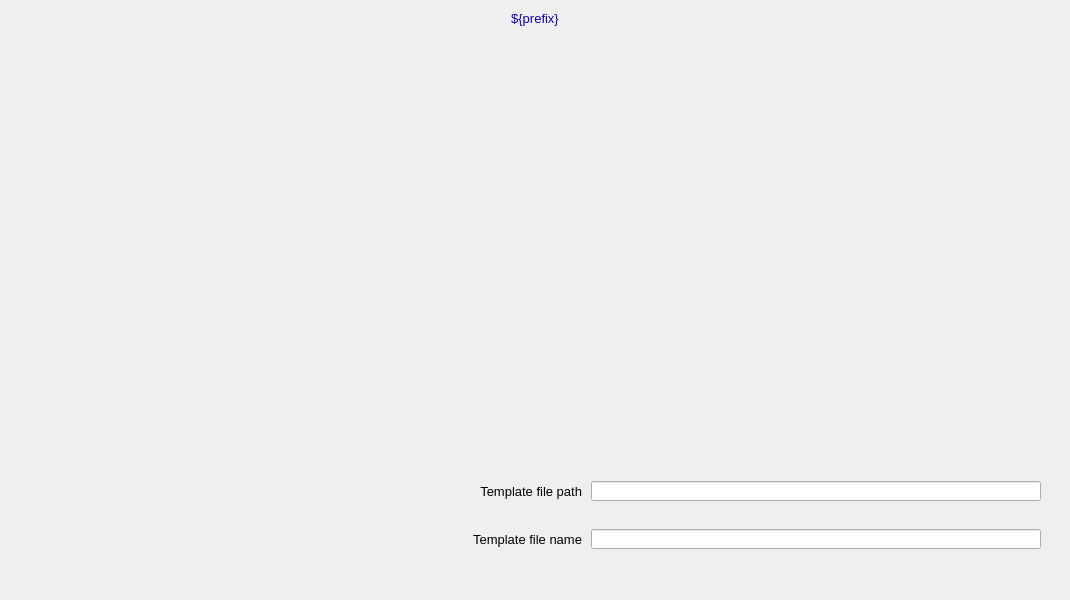
<?xml version="1.0" ?>
<ui version="4.0">
  <class>Dialog</class>
  <widget class="QWidget" name="screen">
    <property name="geometry">
      <rect>
        <x>236</x>
        <y>152</y>
        <width>1070</width>
        <height>600</height>
      </rect>
    </property>
    <property name="styleSheet">
      <string notr="true">QWidget#screen {
  color: rgb(0, 0, 0);
  background-color: rgb(187, 187, 187);
  }</string>
    </property>
    <property name="windowTitle">
      <string>NDFileNexus</string>
    </property>
    <widget class="PyDMDrawingRectangle" name="rectangle">
      <property name="geometry">
        <rect>
          <x>0</x>
          <y>5</y>
          <width>1070</width>
          <height>26</height>
        </rect>
      </property>
      <property name="brush" stdset="0">
        <brush brushstyle="SolidPattern">
          <color alpha="255">
            <red>218</red>
            <green>218</green>
            <blue>218</blue>
          </color>
        </brush>
      </property>
      <property name="penStyle" stdset="0">
        <enum>Qt::SolidLine</enum>
      </property>
      <property name="penColor" stdset="0">
        <color>
          <red>218</red>
          <green>218</green>
          <blue>218</blue>
        </color>
      </property>
      <property name="penWidth" stdset="0">
        <double>0</double>
      </property>
      <property name="penCapStyle" stdset="0">
        <enum>Qt::FlatCap</enum>
      </property>
      <property name="toolTip">
        <string>rectangle</string>
      </property>
    </widget>
    <widget class="QLabel" name="text">
      <property name="geometry">
        <rect>
          <x>0</x>
          <y>6</y>
          <width>1070</width>
          <height>25</height>
        </rect>
      </property>
      <property name="text">
        <string>${prefix}</string>
      </property>
      <property name="font" stdset="0">
        <font>
          <pointsize>10</pointsize>
        </font>
      </property>
      <property name="brush" stdset="0">
        <brush brushstyle="SolidPattern">
          <color alpha="255">
            <red>10</red>
            <green>0</green>
            <blue>184</blue>
          </color>
        </brush>
      </property>
      <property name="toolTip">
        <string>text</string>
      </property>
      <property name="alignment">
        <set>Qt::AlignCenter</set>
      </property>
      <property name="styleSheet">
        <string notr="true">QLabel#text {
  color: rgb(10, 0, 184);
  }</string>
      </property>
    </widget>
    <widget class="PyDMEmbeddedDisplay" name="composite">
      <property name="geometry">
        <rect>
          <x>5</x>
          <y>40</y>
          <width>380</width>
          <height>555</height>
        </rect>
      </property>
      <property name="toolTip">
        <string>composite</string>
      </property>
      <property name="filename" stdset="0">
        <string>PluginBase_V33.ui</string>
      </property>
    </widget>
    <widget class="PyDMDrawingRectangle" name="rectangle_1">
      <property name="geometry">
        <rect>
          <x>589</x>
          <y>454</y>
          <width>470</width>
          <height>100</height>
        </rect>
      </property>
      <property name="brush" stdset="0">
        <brush brushstyle="SolidPattern">
          <color alpha="255">
            <red>253</red>
            <green>0</green>
            <blue>0</blue>
          </color>
        </brush>
      </property>
      <property name="penStyle" stdset="0">
        <enum>Qt::SolidLine</enum>
      </property>
      <property name="penColor" stdset="0">
        <color>
          <red>253</red>
          <green>0</green>
          <blue>0</blue>
        </color>
      </property>
      <property name="penWidth" stdset="0">
        <double>0</double>
      </property>
      <property name="penCapStyle" stdset="0">
        <enum>Qt::FlatCap</enum>
      </property>
      <property name="rules" stdset="0">
        <string>[{&quot;name&quot;: &quot;visibility&quot;, &quot;property&quot;: &quot;Visible&quot;, &quot;channels&quot;: [{&quot;channel&quot;: &quot;${prefix}FileTemplateValid&quot;, &quot;trigger&quot;: true}], &quot;expression&quot;: &quot;ch[0]&quot;}]</string>
      </property>
      <property name="toolTip">
        <string>rectangle_1</string>
      </property>
    </widget>
    <widget class="PyDMDrawingRectangle" name="rectangle_2">
      <property name="geometry">
        <rect>
          <x>390</x>
          <y>450</y>
          <width>675</width>
          <height>110</height>
        </rect>
      </property>
      <property name="brush" stdset="0">
        <brush brushstyle="NoBrush">
          <color alpha="255">
            <red>0</red>
            <green>0</green>
            <blue>0</blue>
          </color>
        </brush>
      </property>
      <property name="penStyle" stdset="0">
        <enum>Qt::SolidLine</enum>
      </property>
      <property name="penColor" stdset="0">
        <color>
          <red>0</red>
          <green>0</green>
          <blue>0</blue>
        </color>
      </property>
      <property name="penWidth" stdset="0">
        <double>1</double>
      </property>
      <property name="penCapStyle" stdset="0">
        <enum>Qt::FlatCap</enum>
      </property>
      <property name="toolTip">
        <string>rectangle_2</string>
      </property>
    </widget>
    <widget class="PyDMLineEdit" name="text_entry">
      <property name="geometry">
        <rect>
          <x>591</x>
          <y>481</y>
          <width>450</width>
          <height>20</height>
        </rect>
      </property>
      <property name="channel" stdset="0">
        <string>ca://${prefix}TemplateFilePath</string>
      </property>
      <property name="toolTip">
        <string>${prefix}TemplateFilePath</string>
      </property>
      <property name="displayFormat" stdset="0">
        <enum>PyDMLineEdit::String</enum>
      </property>
      <property name="font" stdset="0">
        <font>
          <pointsize>10</pointsize>
        </font>
      </property>
      <property name="styleSheet">
        <string notr="true">PyDMLineEdit#text_entry {
  color: rgb(0, 0, 0);
  background-color: rgb(115, 223, 255);
  border: 1px solid black;
  margin: 0px;
  padding: 0px;
  spacing: 0px;
  }</string>
      </property>
    </widget>
    <widget class="PyDMLabel" name="text_update">
      <property name="geometry">
        <rect>
          <x>591</x>
          <y>458</y>
          <width>450</width>
          <height>18</height>
        </rect>
      </property>
      <property name="toolTip">
        <string>PV: ${prefix}TemplateFilePath_RBV</string>
      </property>
      <property name="channel" stdset="0">
        <string>ca://${prefix}TemplateFilePath_RBV</string>
      </property>
      <property name="displayFormat" stdset="0">
        <enum>PyDMLabel::String</enum>
      </property>
      <property name="font" stdset="0">
        <font>
          <pointsize>10</pointsize>
        </font>
      </property>
      <property name="alignment">
        <set>Qt::AlignLeading|Qt::AlignLeft|Qt::AlignVCenter</set>
      </property>
      <property name="textInteractionFlags">
        <set>Qt::TextSelectableByKeyboard|Qt::TextSelectableByMouse</set>
      </property>
      <property name="styleSheet">
        <string notr="true">PyDMLabel#text_update {
  color: rgb(10, 0, 184);
  background-color: rgb(187, 187, 187);
  }</string>
      </property>
    </widget>
    <widget class="PyDMLineEdit" name="text_entry_1">
      <property name="geometry">
        <rect>
          <x>591</x>
          <y>529</y>
          <width>450</width>
          <height>20</height>
        </rect>
      </property>
      <property name="channel" stdset="0">
        <string>ca://${prefix}TemplateFileName</string>
      </property>
      <property name="toolTip">
        <string>${prefix}TemplateFileName</string>
      </property>
      <property name="displayFormat" stdset="0">
        <enum>PyDMLineEdit::String</enum>
      </property>
      <property name="font" stdset="0">
        <font>
          <pointsize>10</pointsize>
        </font>
      </property>
      <property name="styleSheet">
        <string notr="true">PyDMLineEdit#text_entry_1 {
  color: rgb(0, 0, 0);
  background-color: rgb(115, 223, 255);
  border: 1px solid black;
  margin: 0px;
  padding: 0px;
  spacing: 0px;
  }</string>
      </property>
    </widget>
    <widget class="PyDMLabel" name="text_update_1">
      <property name="geometry">
        <rect>
          <x>591</x>
          <y>506</y>
          <width>450</width>
          <height>18</height>
        </rect>
      </property>
      <property name="toolTip">
        <string>PV: ${prefix}TemplateFileName_RBV</string>
      </property>
      <property name="channel" stdset="0">
        <string>ca://${prefix}TemplateFileName_RBV</string>
      </property>
      <property name="displayFormat" stdset="0">
        <enum>PyDMLabel::String</enum>
      </property>
      <property name="font" stdset="0">
        <font>
          <pointsize>10</pointsize>
        </font>
      </property>
      <property name="alignment">
        <set>Qt::AlignLeading|Qt::AlignLeft|Qt::AlignVCenter</set>
      </property>
      <property name="textInteractionFlags">
        <set>Qt::TextSelectableByKeyboard|Qt::TextSelectableByMouse</set>
      </property>
      <property name="styleSheet">
        <string notr="true">PyDMLabel#text_update_1 {
  color: rgb(10, 0, 184);
  background-color: rgb(187, 187, 187);
  }</string>
      </property>
    </widget>
    <widget class="QLabel" name="text_1">
      <property name="geometry">
        <rect>
          <x>406</x>
          <y>481</y>
          <width>176</width>
          <height>20</height>
        </rect>
      </property>
      <property name="text">
        <string>Template file path</string>
      </property>
      <property name="font" stdset="0">
        <font>
          <pointsize>10</pointsize>
        </font>
      </property>
      <property name="brush" stdset="0">
        <brush brushstyle="SolidPattern">
          <color alpha="255">
            <red>0</red>
            <green>0</green>
            <blue>0</blue>
          </color>
        </brush>
      </property>
      <property name="toolTip">
        <string>text_1</string>
      </property>
      <property name="alignment">
        <set>Qt::AlignRight|Qt::AlignTrailing|Qt::AlignVCenter</set>
      </property>
      <property name="styleSheet">
        <string notr="true">QLabel#text_1 {
  color: rgb(0, 0, 0);
  }</string>
      </property>
    </widget>
    <widget class="QLabel" name="text_2">
      <property name="geometry">
        <rect>
          <x>406</x>
          <y>529</y>
          <width>176</width>
          <height>20</height>
        </rect>
      </property>
      <property name="text">
        <string>Template file name</string>
      </property>
      <property name="font" stdset="0">
        <font>
          <pointsize>10</pointsize>
        </font>
      </property>
      <property name="brush" stdset="0">
        <brush brushstyle="SolidPattern">
          <color alpha="255">
            <red>0</red>
            <green>0</green>
            <blue>0</blue>
          </color>
        </brush>
      </property>
      <property name="toolTip">
        <string>text_2</string>
      </property>
      <property name="alignment">
        <set>Qt::AlignRight|Qt::AlignTrailing|Qt::AlignVCenter</set>
      </property>
      <property name="styleSheet">
        <string notr="true">QLabel#text_2 {
  color: rgb(0, 0, 0);
  }</string>
      </property>
    </widget>
    <widget class="PyDMEmbeddedDisplay" name="composite_1">
      <property name="geometry">
        <rect>
          <x>390</x>
          <y>40</y>
          <width>675</width>
          <height>405</height>
        </rect>
      </property>
      <property name="toolTip">
        <string>composite_1</string>
      </property>
      <property name="filename" stdset="0">
        <string>FileBase_V33.ui</string>
      </property>
    </widget>
  </widget>
  <customwidgets>
    <customwidget>
      <class>PyDMDrawingRectangle</class>
      <extends>QWidget</extends>
      <header>pydm.widgets.drawing</header>
    </customwidget>
    <customwidget>
      <class>PyDMLabel</class>
      <extends>QLabel</extends>
      <header>pydm.widgets.label</header>
    </customwidget>
    <customwidget>
      <class>PyDMEmbeddedDisplay</class>
      <extends>QFrame</extends>
      <header>pydm.widgets.embedded_display</header>
    </customwidget>
    <customwidget>
      <class>PyDMLineEdit</class>
      <extends>QLineEdit</extends>
      <header>pydm.widgets.line_edit</header>
    </customwidget>
  </customwidgets>
</ui>
